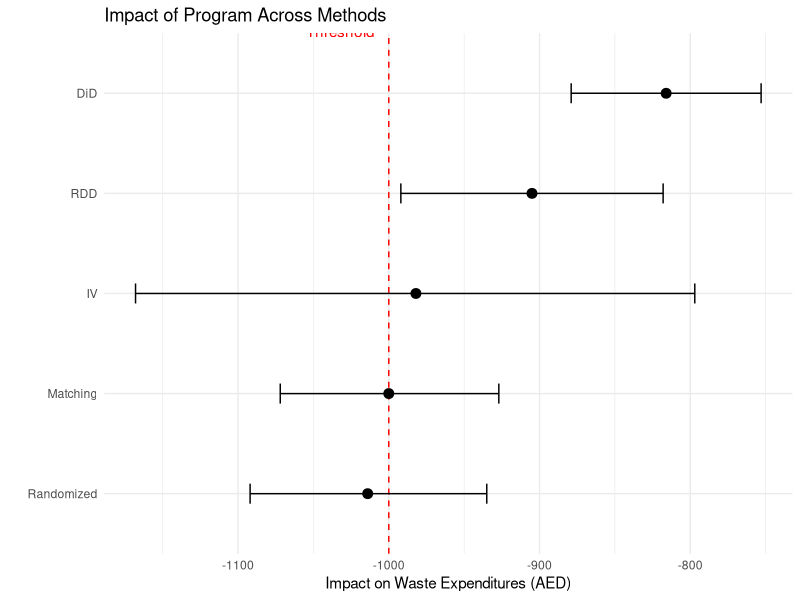
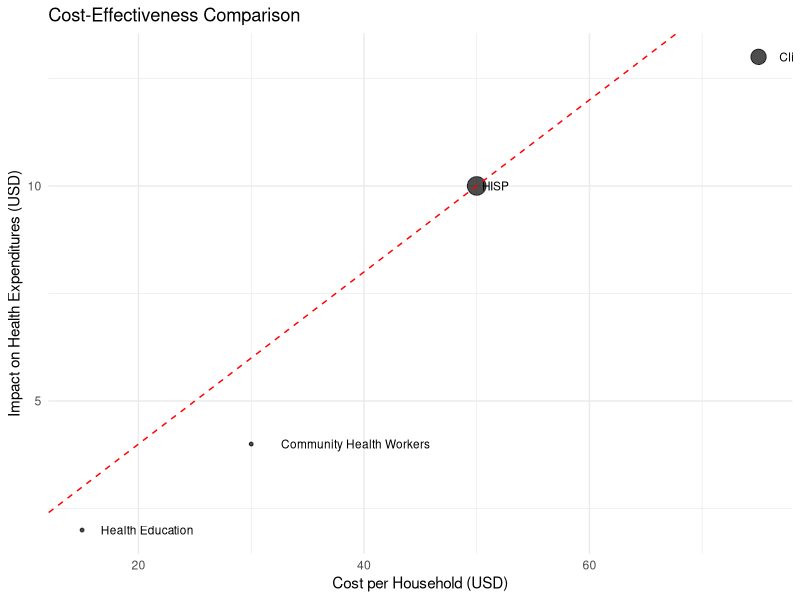

Here is the R script that generated these plots, in order:
## ---- chunk 1
library(ggplot2)
library(dplyr)

# Create a summary data frame of all methods
methods_df <- data.frame(
  Method = c("Randomized", "IV", "RDD", "DiD", "Matching"),
  Estimate = c(-1014, -982, -905, -816, -1000),
  LowerCI = c(-1092, -1168, -992, -879, -1072),
  UpperCI = c(-935, -797, -818, -753, -927)
)


# Create a forest plot
ggplot(methods_df, aes(y = reorder(Method, -abs(Estimate)), x = Estimate)) +
  geom_vline(xintercept = -1000, linetype = "dashed", color = "red") +
  geom_point(size = 3) +
  geom_errorbarh(aes(xmin = LowerCI, xmax = UpperCI), height = 0.2) +
  labs(title = "Impact of Program Across Methods",
       x = "Impact on Waste Expenditures (AED)",
       y = "") +
  theme_minimal() +
  annotate("text", x = -1000, y = 5.5, label = "Threshold", 
           vjust = -0.5, color = "red", hjust = 1.2)
## ---- chunk 2
library(knitr)
library(kableExtra)

# Create a summary table with all results and key details
synthesis <- data.frame(
  Method = c("Randomized Assignment", "Instrumental Variables", 
             "Regression Discontinuity", "Difference-in-Differences", 
             "Matching (Full)"),
  Estimate = c("-1,014", "-982", "-905", "-816", "-1,000"),
  CI = c("[-1,092, -935]", "[-1,168, -797]", "[-992, -818]", 
         "[-879, -753]", "[-1,072, -927]"),
  Key_Assumption = c("Random assignment", "Exclusion restriction", 
                    "No manipulation at threshold", "Parallel trends", 
                    "Selection on observables"),
  Population = c("All eligible", "Compliers", "At threshold", "All enrolled", "Matched enrolled")
)

kable(synthesis, 
      col.names = c("Method", "Estimate", "95% CI", "Key Assumption", "Population"),
      caption = "Synthesis of Impact Evaluation Results") %>%
  kable_styling(bootstrap_options = "striped", full_width = TRUE)
## ---- chunk 3
library(knitr)

# Create a table summarizing key R functions
r_implementation <- data.frame(
  Method = c("Randomized Assignment", "Instrumental Variables", 
             "Regression Discontinuity", "Difference-in-Differences", 
             "Matching"),
  Key_Functions = c("lm_robust()", "iv_robust()", 
                   "lm_robust(), rdrobust()", 
                   "lm_robust(), feols()", 
                   "matchit(), lm_robust()"),
  Key_Packages = c("estimatr", "estimatr, AER", 
                  "estimatr, rdrobust", 
                  "estimatr, fixest, did", 
                  "MatchIt, estimatr"),
  Data_Structure = c("Cross-sectional", "Cross-sectional", 
                    "Cross-sectional", "Panel/repeated cross-section", 
                    "Cross-sectional")
)

kable(r_implementation, 
      col.names = c("Method", "Key Functions", "Key Packages", "Data Structure"),
      caption = "R Implementation of Impact Evaluation Methods")
## ---- chunk 4
library(DiagrammeR)

grViz("
digraph mixed_methods {
  node [shape=box, fontname=Helvetica, fontsize=10, style=filled, fillcolor=lightblue];
  
  Quant [label='Quantitative\nMethods', fillcolor=lightblue];
  Qual [label='Qualitative\nMethods', fillcolor=lightgreen];
  
  Quant -> Impact [label='Measure'];
  Qual -> Mechanisms [label='Explain'];
  Qual -> Context [label='Describe'];
  
  Impact [label='Impact\nEstimates'];
  Mechanisms [label='Causal\nMechanisms'];
  Context [label='Implementation\nContext'];
  
  {rank=same; Quant; Qual;}
  
  Impact -> Policy;
  Mechanisms -> Policy;
  Context -> Policy;
  
  Policy [label='Policy\nDecisions', fillcolor=lightgrey];
}
")
## ---- chunk 5
library(ggplot2)

# Create hypothetical cost-effectiveness data
ce_data <- data.frame(
  Intervention = c("HISP", "Community Health Workers", 
                  "Health Education", "Clinic Improvement"),
  Cost_per_Household = c(50, 30, 15, 75),
  Impact_on_Expenditures = c(10, 4, 2, 13)
)

# Add cost-effectiveness ratio
ce_data$CE_Ratio <- ce_data$Impact_on_Expenditures / ce_data$Cost_per_Household

# Plot
ggplot(ce_data, aes(x = Cost_per_Household, y = Impact_on_Expenditures, 
                    label = Intervention)) +
  geom_point(aes(size = CE_Ratio), alpha = 0.7) +
  geom_text(hjust = -0.2, vjust = 0.5, size = 3) +
  geom_abline(slope = 0.2, linetype = "dashed", color = "red") +
  labs(title = "Cost-Effectiveness Comparison",
       x = "Cost per Household (USD)",
       y = "Impact on Health Expenditures (USD)") +
  theme_minimal() +
  theme(legend.position = "none")
## ---- chunk 6
library(DiagrammeR)

grViz("
digraph policy_process {
  node [shape=box, fontname=Helvetica, fontsize=10, style=filled, fillcolor=lightblue];
  
  Evidence [label='Impact\nEvidence', fillcolor=lightblue];
  
  Evidence -> Decision;
  
  Context [label='Political\nContext', fillcolor=lightgreen];
  Resources [label='Resource\nConstraints', fillcolor=lightgreen];
  Values [label='Values &\nPriorities', fillcolor=lightgreen];
  
  Context -> Decision;
  Resources -> Decision;
  Values -> Decision;
  
  Decision [label='Policy\nDecision', fillcolor=lightgrey];
  
  Decision -> Implementation;
  Decision -> Adaptation;
  Decision -> Monitoring;
  
  Implementation [label='Implementation\nPlan'];
  Adaptation [label='Program\nAdaptation'];
  Monitoring [label='Monitoring &\nEvaluation'];
}
")
